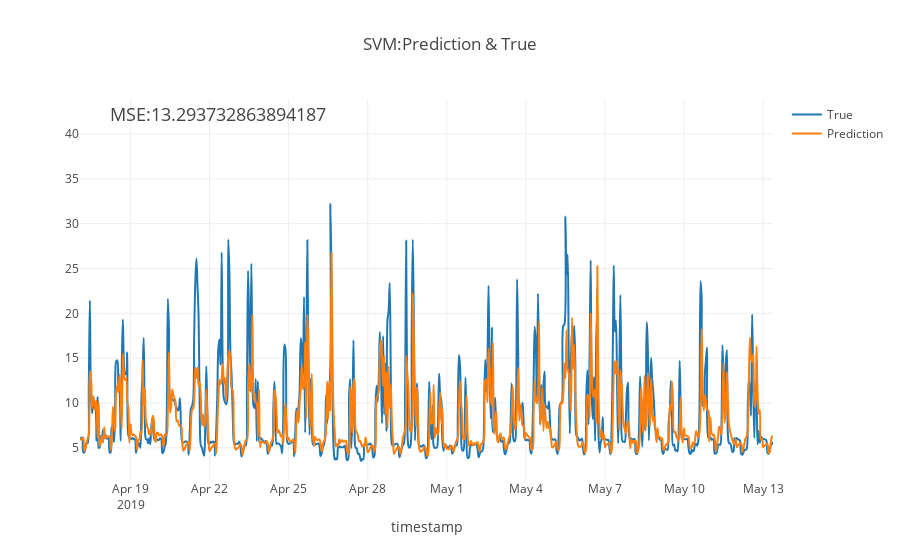

Write notebook code for a chart like this one.
### Code cell
pre_time_SVM = data.pre_time
plot_results(predicted_data=y_predcit_kw.flatten(), 
             true_data=y_true_kw.flatten(),
             pre_time=pre_time_SVM,
             type_='SVM',
             mse = mse)

### Figure 1 — Plotly figure (JSON) as saved in the notebook; plotly's stock layout.template omitted (floating-point values rounded to 4 significant figures; data arrays with more than 128 entries replaced by an {"elided": "..."} marker saying what was removed)
{"data": [{"hoverinfo": "name", "line": {"shape": "spline"}, "mode": "lines", "name": "True", "type": "scatter", "uid": "a3fce89c-5e13-4e0d-b18f-5f4bfe4e6a30", "x": {"elided": "632 str values"}, "y": {"elided": "632 float values"}}, {"hoverinfo": "name", "line": {"shape": "spline"}, "mode": "lines", "name": "Prediction", "type": "scatter", "uid": "60512786-cac5-4a45-9b62-5f5fe99d1afb", "x": {"elided": "632 str values"}, "y": {"elided": "632 float values"}}], "layout": {"annotations": [{"font": {"size": 18}, "showarrow": false, "text": "MSE:13.293732863894187", "x": "2019-04-22 08:00:00", "xref": "x", "y": 42.23, "yref": "y"}], "title": {"text": "SVM:Prediction & True"}, "xaxis": {"title": {"text": "timestamp"}}}}
